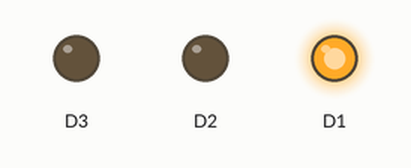
Simulated run of this sketch. Board: ESP8266 (NodeMCU). Shown: output pins drawn as LEDs (lit = HIGH).

Above: at 0.1 s.
At 2.1 s:
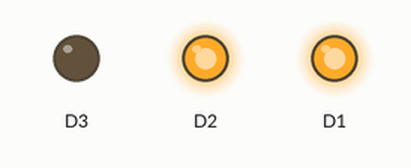
At 9.67 s:
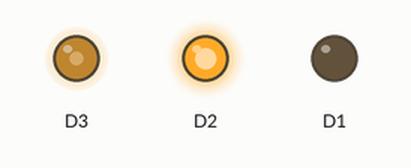
At 13.42 s:
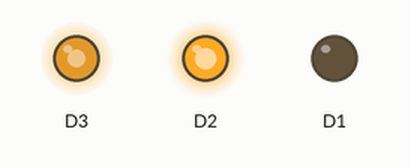
At 17.32 s:
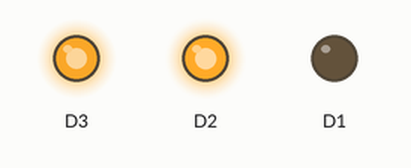
At 32.6 s:
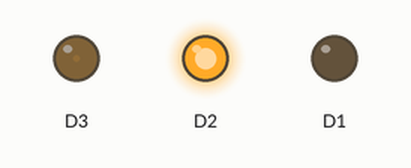
Timing chart, 0 to 40.0 s (numbered marks = the images above):
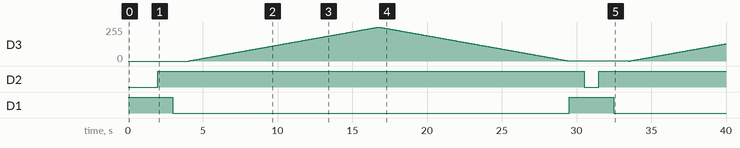

Measured:
- by itself, D2: LOW → HIGH at 2.0 s, → LOW 28.5 s later, → HIGH 1.0 s later
- by itself, D1: alternates HIGH for 3.0 s and LOW for 26.5 s

The sketch:

sketch_may16a.ino
```cpp
void setup() {
  pinMode(D1,OUTPUT);
  pinMode(D2,OUTPUT);
  pinMode(D3,OUTPUT);

}

void loop() {
  digitalWrite(D1,HIGH);
  delay(1000);
  digitalWrite(D2,LOW);
  delay(1000);
  digitalWrite(D2,HIGH);
  delay(1000);
  digitalWrite(D1,LOW);
  delay(1000);


for(int i=0;i<255;i++)
{
  analogWrite(D3,i);
  delay(50);
}
 for(int i=255;i>0;i--)
  {
  analogWrite(D3,i);
  delay(50);
  }

}
```
